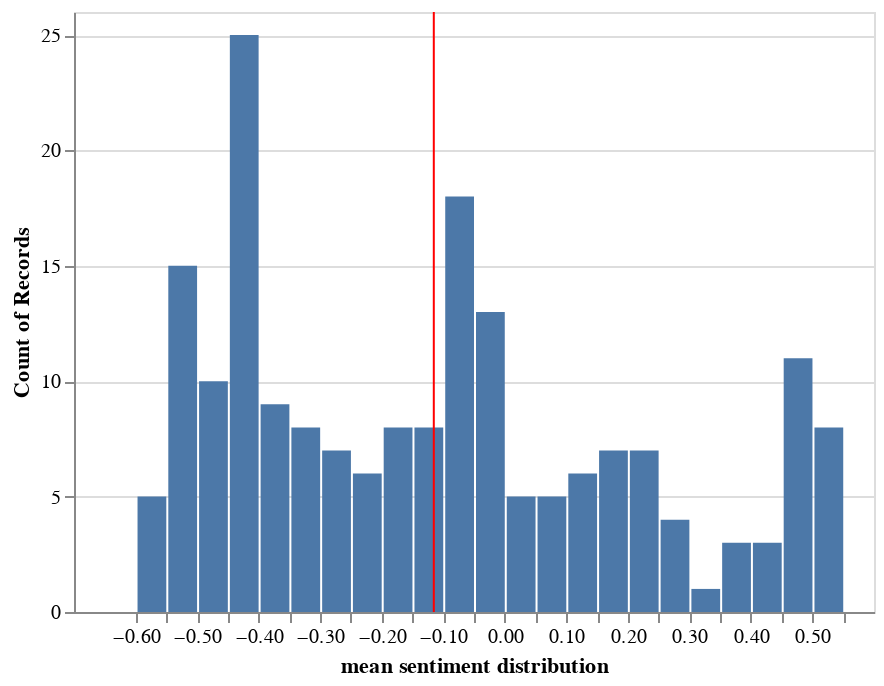

Here is the notebook cell this chart was saved with:
### Markdown cell above
## Sentiment score histogram overall

### Code cell
source = forced_grouped_score

hist_forced_all_com = alt.Chart(source).mark_bar().encode(
    alt.X('sentimentScore:Q',bin=alt.Bin(maxbins=30), title="mean sentiment distribution"),
    y='count()')

rule = alt.Chart(source).mark_rule(color='red').encode(
    x=alt.X('sentimentScore:Q', aggregate='mean'))

hist_forced_all_com = hist_forced_all_com + rule
hist_forced_all_com.display(renderer='svg')

### Figure 1 — Vega-Lite specification as saved in the notebook (floating-point values rounded to 4 significant figures; data arrays with more than 128 entries replaced by an {"elided": "..."} marker saying what was removed)
{"config": {"view": {"continuousWidth": 400, "continuousHeight": 300}}, "layer": [{"mark": "bar", "encoding": {"x": {"type": "quantitative", "bin": {"maxbins": 30}, "field": "sentimentScore", "title": "mean sentiment distribution"}, "y": {"type": "quantitative", "aggregate": "count"}}}, {"mark": {"type": "rule", "color": "red"}, "encoding": {"x": {"type": "quantitative", "aggregate": "mean", "field": "sentimentScore"}}}], "data": {"name": "data-99eb8c8c60efe793b464ee589aa631da"}, "$schema": "https://vega.github.io/schema/vega-lite/v4.8.1.json", "datasets": {"data-99eb8c8c60efe793b464ee589aa631da": {"elided": "192 records"}}}
